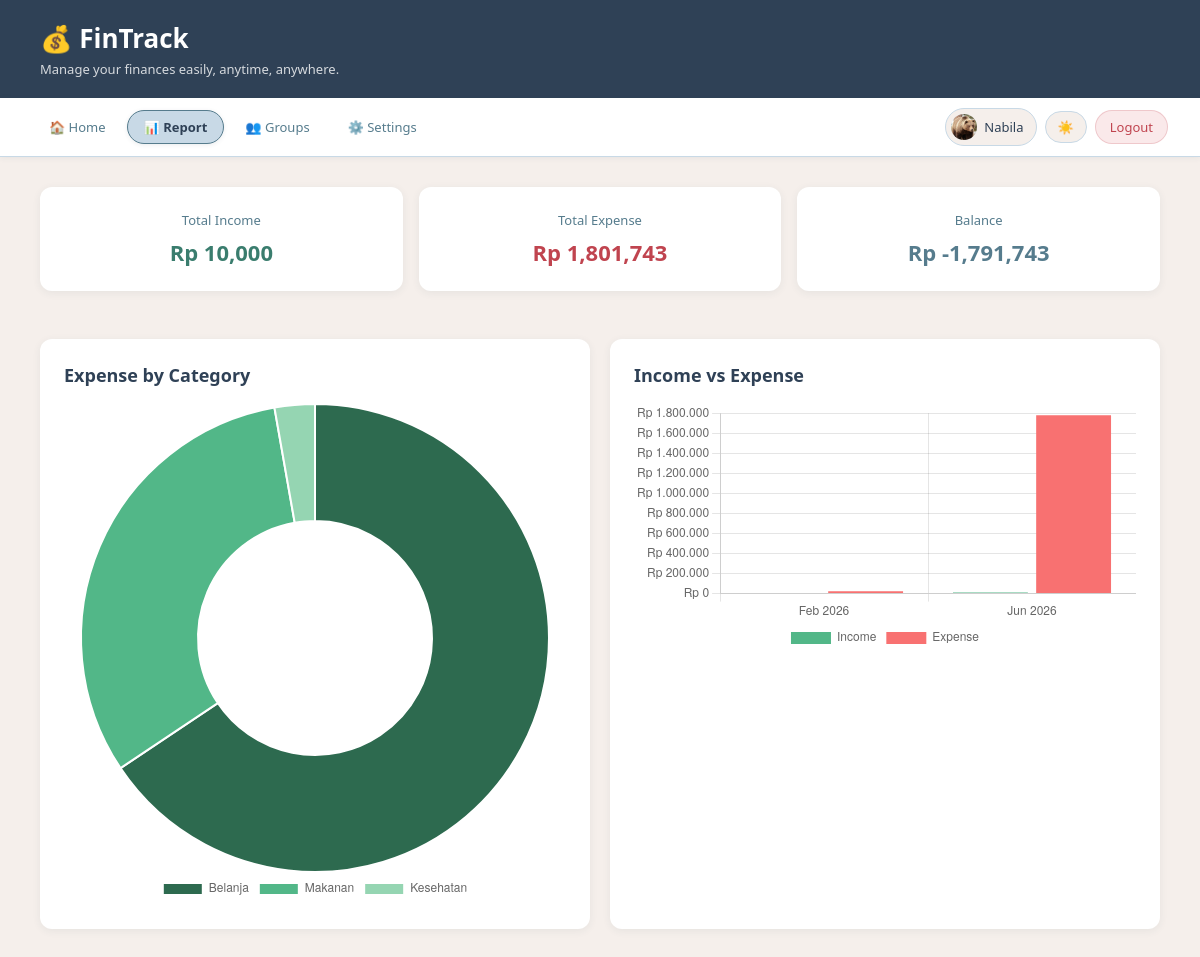
/report (signed in), run on the app's committed database.
### app.py (models this page shows)
class User(UserMixin, db.Model):
    id           = db.Column(db.Integer, primary_key=True)
    name         = db.Column(db.String(100), nullable=False)
    email        = db.Column(db.String(100), unique=True, nullable=False)
    password     = db.Column(db.String(200), nullable=False)
    photo        = db.Column(db.String(200), nullable=True)
    language     = db.Column(db.String(5),  default='id')
    theme        = db.Column(db.String(10), default='light')
    notif_popup  = db.Column(db.Boolean,    default=True)
    timezone     = db.Column(db.String(50), default='Asia/Jakarta')
    created_at   = db.Column(db.DateTime,   default=datetime.utcnow)
    transactions = db.relationship('Transaction', backref='user', lazy=True)

### app.py (the view)
@app.route('/report')
@login_required
def report():
    transactions  = Transaction.query.filter_by(user_id=current_user.id)\
                               .order_by(Transaction.date.asc()).all()
    category_data = {}
    monthly_data  = {}
    for t in transactions:
        if t.type == 'expense':
            category_data[t.category] = category_data.get(t.category, 0) + t.amount
        key = t.date.strftime('%b %Y')
        if key not in monthly_data:
            monthly_data[key] = {'income': 0, 'expense': 0}
        monthly_data[key][t.type] += t.amount
    total_income  = sum(t.amount for t in transactions if t.type == 'income')
    total_expense = sum(t.amount for t in transactions if t.type == 'expense')
    balance       = total_income - total_expense
    return render_template('report.html',
                           category_data=category_data,
                           monthly_data=monthly_data,
                           total_income=total_income,
                           total_expense=total_expense,
                           balance=balance)

### app.py (called while the page is built)
@login_manager.user_loader
def load_user(user_id):
    return User.query.get(int(user_id))

@app.context_processor
def inject_translation():
    lang = current_user.language if current_user.is_authenticated else 'id'
    return dict(t=get_translation(lang))

### translations.py (called while the page is built)
def get_translation(lang='id'):
    return TRANSLATIONS.get(lang, TRANSLATIONS['id'])

### templates/report.html (shortened to what this page needs)
<!DOCTYPE html>
<html lang="id" id="html-root">
<head>
    <link rel="stylesheet" href="{{ url_for('static', filename='style.css') }}">
</head>
<body>
<header>
    <h1>💰 FinTrack</h1>
    <p>{{ t['desc_app'] }}</p>
</header>
<nav class="navbar">
    <a href="/index" class="nav-link">🏠 {{ t['nav_home'] }}</a>
    <a href="/report" class="nav-link active">📊 {{ t['nav_report'] }}</a>
    <a href="/groups" class="nav-link">👥 {{ t['nav_sharing'] }}</a>
    <a href="/settings" class="nav-link">⚙️ {{ t['nav_settings'] }}</a>
    <div class="nav-right">
        <div class="user-chip">
            <div class="user-avatar">
                {% if current_user.photo %}
                    <img src="{{ url_for('static', filename='uploads/' + current_user.photo) }}" alt="foto">
                {% else %}
                    👤
                {% endif %}
            </div>
            <span>{{ current_user.name }}</span>
        </div>
        <button class="theme-toggle" onclick="toggleTheme()">
            <span class="theme-icon">☀️</span>
        </button>
        <a href="/logout" class="btn-logout">{{ t['nav_logout'] }}</a>
    </div>
</nav>
<main>
    <div class="summary-grid">
        <div class="card summary-card income">
            <p class="label">{{ t['total_income'] }}</p>
            <p class="amount">Rp {{ "{:,.0f}".format(total_income) }}</p>
        </div>
        <div class="card summary-card expense">
            <p class="label">{{ t['total_expense'] }}</p>
            <p class="amount">Rp {{ "{:,.0f}".format(total_expense) }}</p>
        </div>
        <div class="card summary-card balance">
            <p class="label">{{ t['balance'] }}</p>
            <p class="amount">Rp {{ "{:,.0f}".format(balance) }}</p>
        </div>
    </div>
    <div class="chart-grid">
        <div class="card">
            <h2>{{ t['expense_by_cat'] }}</h2>
            {% if category_data %}
                <canvas id="categoryChart"></canvas>
            {% else %}
                <p class="empty-msg">{{ t['no_expense_data'] }}</p>
            {% endif %}
        </div>
        <div class="card">
            <h2>{{ t['income_vs_expense'] }}</h2>
            {% if monthly_data %}
                <canvas id="monthlyChart"></canvas>
            {% else %}
                <p class="empty-msg">{{ t['no_transaction_data'] }}</p>
            {% endif %}
        </div>
    </div>
</main>
<script>
    // Data dari Flask
    const categoryLabels = {{ category_data.keys() | list | tojson }};
    const categoryValues = {{ category_data.values() | list | tojson }};
    const monthlyLabels  = {{ monthly_data.keys()  | list | tojson }};
    const monthlyIncome  = {{ monthly_data.values() | map(attribute='income')  | list | tojson }};
    const monthlyExpense = {{ monthly_data.values() | map(attribute='expense') | list | tojson }};
    // Donut chart
    if (categoryLabels.length > 0) {
        new Chart(document.getElementById('categoryChart'), {
            type: 'doughnut',
            data: {
                labels: categoryLabels,
                datasets: [{
                    data: categoryValues,
                    backgroundColor: [
                        '#2d6a4f','#52b788','#95d5b2',
                        '#dc2626','#f87171','#fca5a5',
                        '#1d4ed8','#60a5fa'
                    ],
                    borderWidth: 2
                }]
            },
            options: {
                responsive: true,
                plugins: {
                    legend: { position: 'bottom' }
                }
            }
        });
    }
    // Bar chart
    if (monthlyLabels.length > 0) {
        new Chart(document.getElementById('monthlyChart'), {
            type: 'bar',
            data: {
                labels: monthlyLabels,
                datasets: [
                    {
                        label: {{ t['income'] | tojson }},
                        data: monthlyIncome,
                        backgroundColor: '#52b788'
                    },
                    {
                        label: {{ t['expense'] | tojson }},
                        data: monthlyExpense,
                        backgroundColor: '#f87171'
                    }
                ]
            },
            options: {
                responsive: true,
                plugins: {
                    legend: { position: 'bottom' }
                },
                scales: {
                    y: {
                        beginAtZero: true,
                        ticks: {
                            callback: value => 'Rp ' + value.toLocaleString('id-ID')
                        }
                    }
                }
            }
        });
    }
</script>
</body>
</html>

### static/style.css (style rules this page uses)
* { margin: 0; padding: 0; box-sizing: border-box; }
body { font-family: 'Segoe UI', sans-serif; background-color: #F5EFEB; color: #2F4156; }
header { background-color: #2F4156; color: white; padding: 20px 40px; }
header h1 { font-size: 26px; }
header p { font-size: 13px; opacity: 0.8; margin-top: 4px; }
main { padding: 30px 40px; }
.summary-grid { display: grid; grid-template-columns: repeat(3, 1fr); gap: 16px; margin-bottom: 24px; }
.summary-card { text-align: center; padding: 20px; }
.summary-card .label { font-size: 13px; color: #567C8D; margin-bottom: 8px; }
.summary-card .amount { font-size: 22px; font-weight: 600; }
.summary-card.income .amount { color: #3A7D6E; }
.summary-card.expense .amount { color: #C0444F; }
.summary-card.balance .amount { color: #567C8D; }
.card { background: #FFFFFF; border-radius: 12px; padding: 24px; box-shadow: 0 2px 8px rgba(47,65,86,0.07); margin-bottom: 24px; }
.card h2 { margin-bottom: 16px; font-size: 18px; color: #2F4156; }
.navbar { background: #FFFFFF; padding: 10px 32px; display: flex; align-items: center; gap: 4px; border-bottom: 1px solid #C8D9E6; box-shadow: 0 1px 6px rgba(47,65,86,0.07); position: sticky; top: 0; z-index: 50; transition: background 0.2s, border-color 0.2s; flex-wrap: nowrap; overflow-x: auto; scrollbar-width: none; }
.navbar a.nav-link { text-decoration: none; color: #567C8D; font-size: 13px; font-weight: 500; padding: 7px 16px; border-radius: 99px; display: inline-flex; align-items: center; gap: 6px; white-space: nowrap; transition: background 0.18s, color 0.18s, border-color 0.18s, box-shadow 0.18s; border: 1.5px solid transparent; }
.navbar a.nav-link.active { background: #C8D9E6; color: #2F4156; font-weight: 650; border-color: #567C8D; box-shadow: 0 1px 4px rgba(47,65,86,0.10); }
.nav-right { margin-left: auto; display: flex; align-items: center; gap: 8px; flex-shrink: 0; }
.user-chip { display: inline-flex; align-items: center; gap: 7px; padding: 5px 12px 5px 5px; border-radius: 99px; background: #F5EFEB; border: 1.5px solid #C8D9E6; font-size: 13px; font-weight: 500; color: #2F4156; white-space: nowrap; }
.user-avatar { width: 26px; height: 26px; border-radius: 50%; background: #C8D9E6; display: flex; align-items: center; justify-content: center; font-size: 12px; overflow: hidden; flex-shrink: 0; }
.user-avatar img { width: 100%; height: 100%; object-fit: cover; }
.theme-toggle { display: inline-flex; align-items: center; gap: 5px; padding: 6px 12px; border-radius: 99px; background: #F5EFEB; border: 1.5px solid #C8D9E6; cursor: pointer; font-size: 13px; font-weight: 500; color: #567C8D; transition: all 0.2s; white-space: nowrap; font-family: inherit; }
.btn-logout { display: inline-flex; align-items: center; gap: 5px; padding: 7px 14px; border-radius: 99px; font-size: 13px; font-weight: 500; background: #FAE9EA; color: #C0444F; border: 1.5px solid rgba(192,68,79,0.2); text-decoration: none; cursor: pointer; transition: all 0.18s; white-space: nowrap; font-family: inherit; }
.chart-grid { display: grid; grid-template-columns: 1fr 1fr; gap: 20px; }

### data on the page
User: photo (picture), name "Nabila"

### other printed values
{{ t['desc_app'] }} "Manage your finances easily, anytime, anywhere."
{{ t['nav_home'] }} "Home"
{{ t['nav_report'] }} "Report"
{{ t['nav_sharing'] }} "Groups"
{{ t['nav_settings'] }} "Settings"
{{ t['nav_logout'] }} "Logout"
{{ t['total_income'] }} "Total Income"
{{ "{:,.0f}".format(total_income) }} "10,000"
{{ t['total_expense'] }} "Total Expense"
{{ "{:,.0f}".format(total_expense) }} "1,801,743"
{{ t['balance'] }} "Balance"
{{ "{:,.0f}".format(balance) }} "-1,791,743"
{{ t['expense_by_cat'] }} "Expense by Category"
{{ t['income_vs_expense'] }} "Income vs Expense"
chart data {{ category_data.keys() | list | tojson }} ["Belanja", "Makanan", "Kesehatan"]
